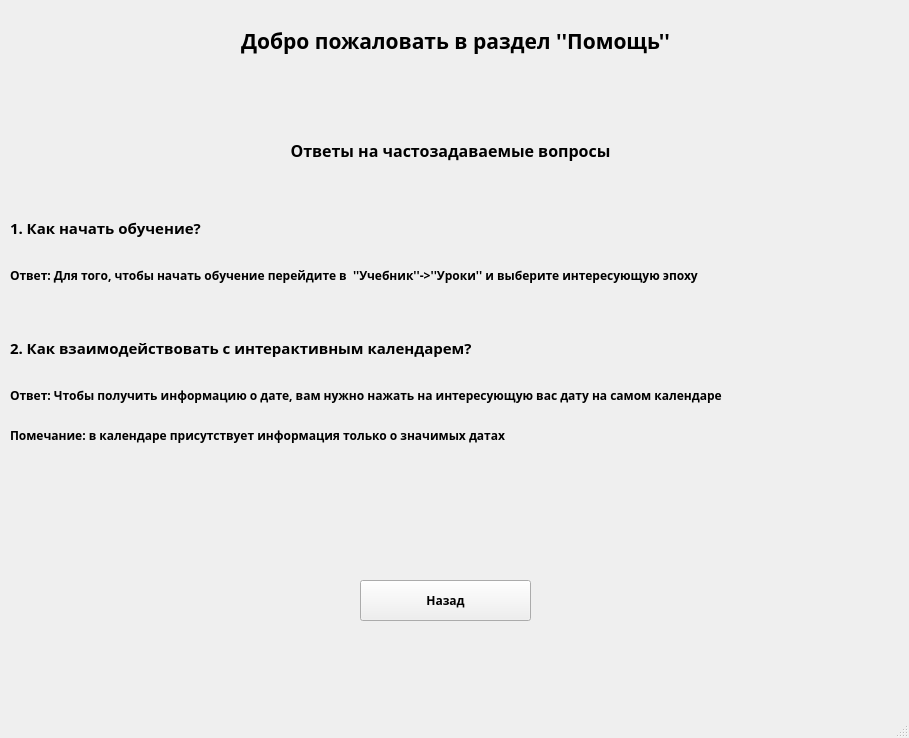
<?xml version="1.0" encoding="UTF-8"?>
<ui version="4.0">
 <class>MainWindow</class>
 <widget class="QMainWindow" name="MainWindow">
  <property name="geometry">
   <rect>
    <x>0</x>
    <y>0</y>
    <width>909</width>
    <height>738</height>
   </rect>
  </property>
  <property name="windowTitle">
   <string>MainWindow</string>
  </property>
  <widget class="QWidget" name="centralwidget">
   <widget class="QLabel" name="heading_label">
    <property name="geometry">
     <rect>
      <x>0</x>
      <y>0</y>
      <width>911</width>
      <height>81</height>
     </rect>
    </property>
    <property name="font">
     <font>
      <family>Rockwell Extra Bold</family>
      <pointsize>16</pointsize>
      <weight>75</weight>
      <bold>true</bold>
     </font>
    </property>
    <property name="text">
     <string>Добро пожаловать в раздел ''Помощь''</string>
    </property>
    <property name="alignment">
     <set>Qt::AlignCenter</set>
    </property>
   </widget>
   <widget class="QLabel" name="answers_label">
    <property name="geometry">
     <rect>
      <x>30</x>
      <y>125</y>
      <width>841</width>
      <height>51</height>
     </rect>
    </property>
    <property name="font">
     <font>
      <family>Rockwell Extra Bold</family>
      <pointsize>12</pointsize>
      <weight>75</weight>
      <bold>true</bold>
     </font>
    </property>
    <property name="text">
     <string>Ответы на частозадаваемые вопросы</string>
    </property>
    <property name="alignment">
     <set>Qt::AlignCenter</set>
    </property>
   </widget>
   <widget class="QLabel" name="first_question_label">
    <property name="geometry">
     <rect>
      <x>10</x>
      <y>202</y>
      <width>901</width>
      <height>51</height>
     </rect>
    </property>
    <property name="font">
     <font>
      <family>Rockwell Extra Bold</family>
      <pointsize>11</pointsize>
      <weight>75</weight>
      <bold>true</bold>
     </font>
    </property>
    <property name="text">
     <string>1. Как начать обучение?</string>
    </property>
   </widget>
   <widget class="QLabel" name="first_answer_label">
    <property name="geometry">
     <rect>
      <x>10</x>
      <y>250</y>
      <width>901</width>
      <height>51</height>
     </rect>
    </property>
    <property name="font">
     <font>
      <family>Rockwell Extra Bold</family>
      <pointsize>9</pointsize>
      <weight>75</weight>
      <bold>true</bold>
     </font>
    </property>
    <property name="text">
     <string>Ответ: Для того, чтобы начать обучение перейдите в  ''Учебник''-&gt;''Уроки'' и выберите интересующую эпоху</string>
    </property>
   </widget>
   <widget class="QLabel" name="second_question_label">
    <property name="geometry">
     <rect>
      <x>10</x>
      <y>322</y>
      <width>901</width>
      <height>51</height>
     </rect>
    </property>
    <property name="font">
     <font>
      <family>Rockwell Extra Bold</family>
      <pointsize>11</pointsize>
      <weight>75</weight>
      <bold>true</bold>
     </font>
    </property>
    <property name="text">
     <string>2. Как взаимодействовать с интерактивным календарем?</string>
    </property>
   </widget>
   <widget class="QLabel" name="second_answer_label">
    <property name="geometry">
     <rect>
      <x>10</x>
      <y>370</y>
      <width>901</width>
      <height>51</height>
     </rect>
    </property>
    <property name="font">
     <font>
      <family>Rockwell Extra Bold</family>
      <pointsize>9</pointsize>
      <weight>75</weight>
      <bold>true</bold>
     </font>
    </property>
    <property name="text">
     <string>Ответ: Чтобы получить информацию о дате, вам нужно нажать на интересующую вас дату на самом календаре</string>
    </property>
   </widget>
   <widget class="QLabel" name="addition_label">
    <property name="geometry">
     <rect>
      <x>10</x>
      <y>410</y>
      <width>901</width>
      <height>51</height>
     </rect>
    </property>
    <property name="font">
     <font>
      <family>Rockwell Extra Bold</family>
      <pointsize>9</pointsize>
      <weight>75</weight>
      <bold>true</bold>
     </font>
    </property>
    <property name="text">
     <string>Помечание: в календаре присутствует информация только о значимых датах</string>
    </property>
   </widget>
   <widget class="QPushButton" name="return_button">
    <property name="geometry">
     <rect>
      <x>360</x>
      <y>580</y>
      <width>171</width>
      <height>41</height>
     </rect>
    </property>
    <property name="font">
     <font>
      <family>Rockwell Extra Bold</family>
      <pointsize>9</pointsize>
      <weight>75</weight>
      <bold>true</bold>
     </font>
    </property>
    <property name="text">
     <string>Назад</string>
    </property>
   </widget>
  </widget>
  <widget class="QMenuBar" name="menubar">
   <property name="geometry">
    <rect>
     <x>0</x>
     <y>0</y>
     <width>909</width>
     <height>26</height>
    </rect>
   </property>
  </widget>
  <widget class="QStatusBar" name="statusbar"/>
 </widget>
 <resources/>
 <connections/>
</ui>
